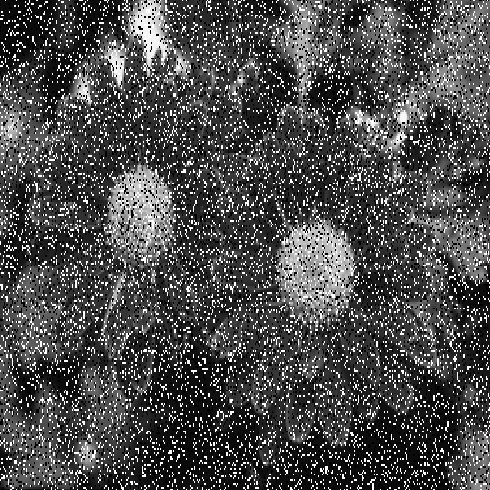
#> input picture Topico8/imgs/img_flowers.jpg, 490 x 490 px
$ python -i image_enhancemente_filter_window.py   (imports and definitions only)
#> lines starting #> are read from the running program, lines starting #| are printed output that depends on the picture
#> further down, picture is the input picture: shape (490, 490, 3); min 0, max 255, mean 76.1

import cv2 as cv
import numpy as np
import matplotlib.pyplot as plt
import tkinter as tk
from tkinter import filedialog as fd


# [21 lines left out: function showImages, not called in this run]

def applyHiPass(img):
    sobelx = cv.Sobel(img, cv.CV_64F, 1, 0, ksize=3)
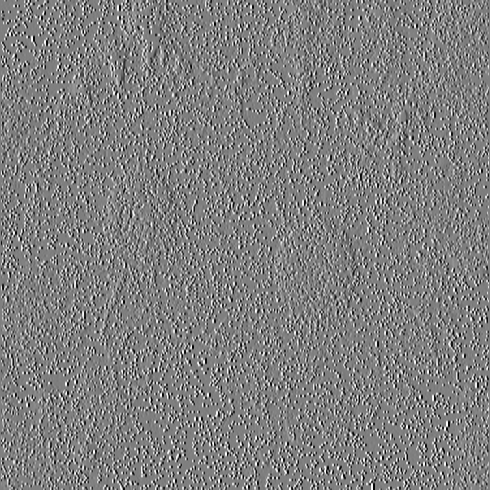
#> sobelx: shape (490, 490, 3) float64; min -1020, max 1020, mean 0; drawn with min black and max white
    sobely = cv.Sobel(img, cv.CV_64F, 0, 1, ksize=3)
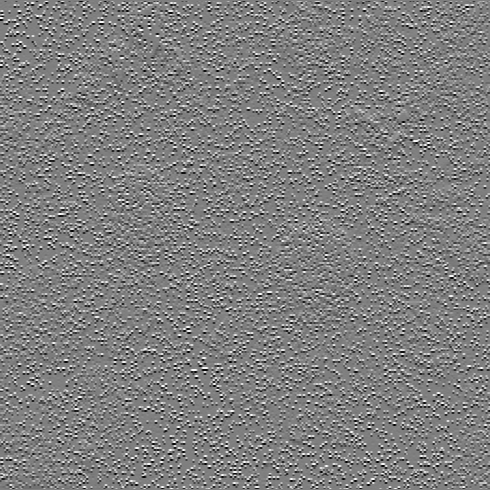
#> sobely: shape (490, 490, 3) float64; min -1016, max 1016, mean -0.3; drawn with min black and max white
    filtered_image = cv.addWeighted(sobelx, 0.5, sobely, 0.5, 0)
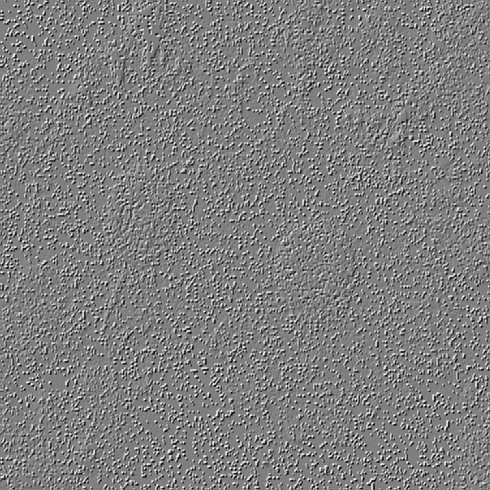
#> filtered_image: shape (490, 490, 3) float64; min -762, max 764, mean -0.1; drawn with min black and max white
    filtered_image = cv.convertScaleAbs(filtered_image)
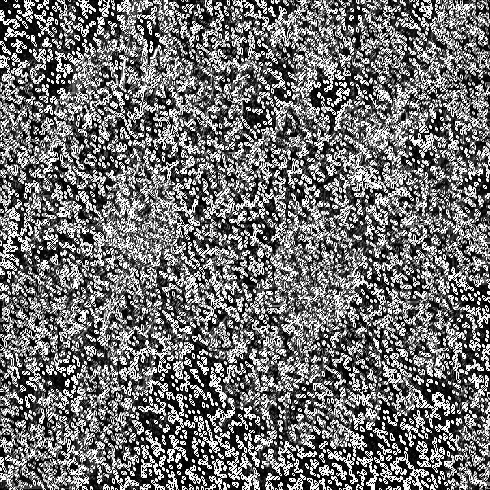
#> filtered_image: shape (490, 490, 3); min 0, max 255, mean 112.6
    return filtered_image

# [4 lines left out: function applyLoPass, not called in this run]

def enhance(img1, img2):
    enhanced = cv.addWeighted(img1, 0.2, img2, 0.8, 0, dtype=cv.CV_64F)
    return enhanced

# [18 lines left out: functions LoadImage, Aprimorar, not called in this run]

filename = ""
# [2 lines not run here, left out]
# [1 line that did not run here, left out]
# [1 line that did not run here, left out]
# [2 lines not run here, left out]
# [1 line that did not run here, left out]
# [2 lines not run here, left out]

>>> import cv2
>>> picture = cv2.imread('imgs/img_flowers.jpg')
>>> result = applyHiPass(picture)

$ run again, on Topico8/imgs/img_parede.jpg
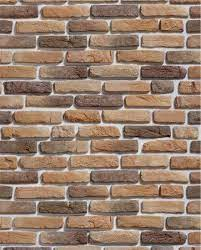
#> input picture Topico8/imgs/img_parede.jpg, 201 x 250 px
#> picture is the input picture: shape (250, 201, 3); mean B, G, R 109.4, 126.8, 151.4
#> in applyHiPass, `sobely = cv.Sobel(img, cv.CV_64F, 0, 1, ksize=3)`:
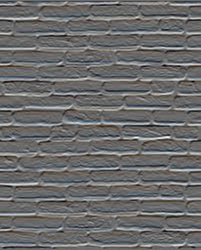
#> sobely: shape (250, 201, 3) float64; mean B, G, R 0.7, 0.5, 0.3; drawn with min black and max white
#> in applyHiPass, `filtered_image = cv.convertScaleAbs(filtered_image)`:
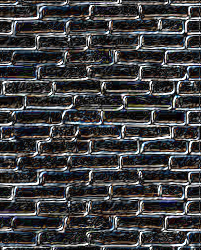
#> filtered_image: shape (250, 201, 3); mean B, G, R 65.6, 63.6, 63.6

$ run again, on Topico8/imgs/cervo.PNG
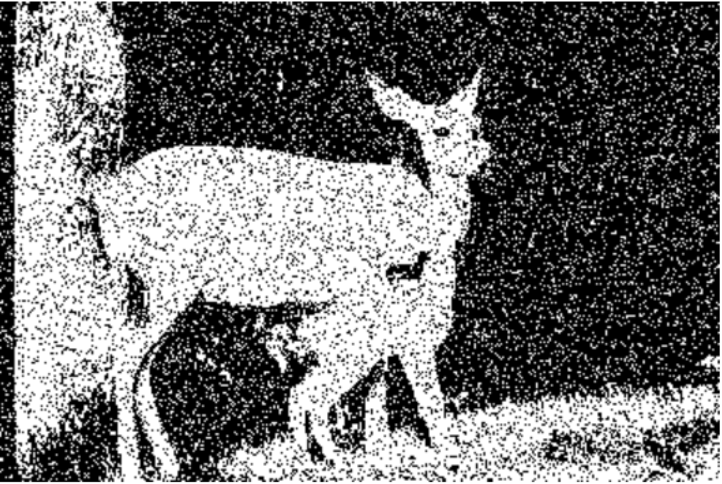
#> input picture Topico8/imgs/cervo.PNG, 722 x 484 px
#> picture is the input picture: shape (484, 722, 3); min 0, max 255, mean 113.2
#> in applyHiPass, `sobely = cv.Sobel(img, cv.CV_64F, 0, 1, ksize=3)`:
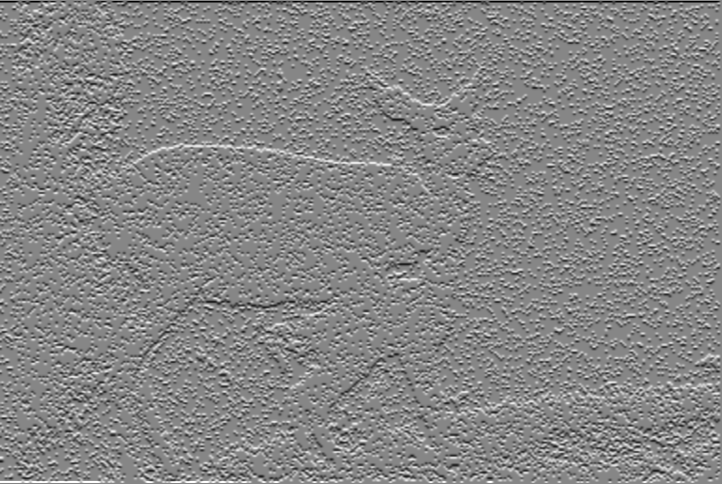
#> sobely: shape (484, 722, 3) float64; min -1020, max 920, mean 0.8; drawn with min black and max white
#> in applyHiPass, `filtered_image = cv.convertScaleAbs(filtered_image)`:
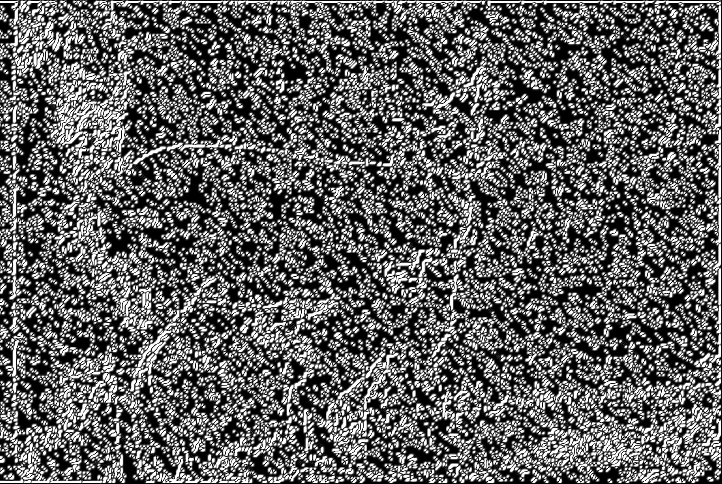
#> filtered_image: shape (484, 722, 3); min 0, max 255, mean 96.4
